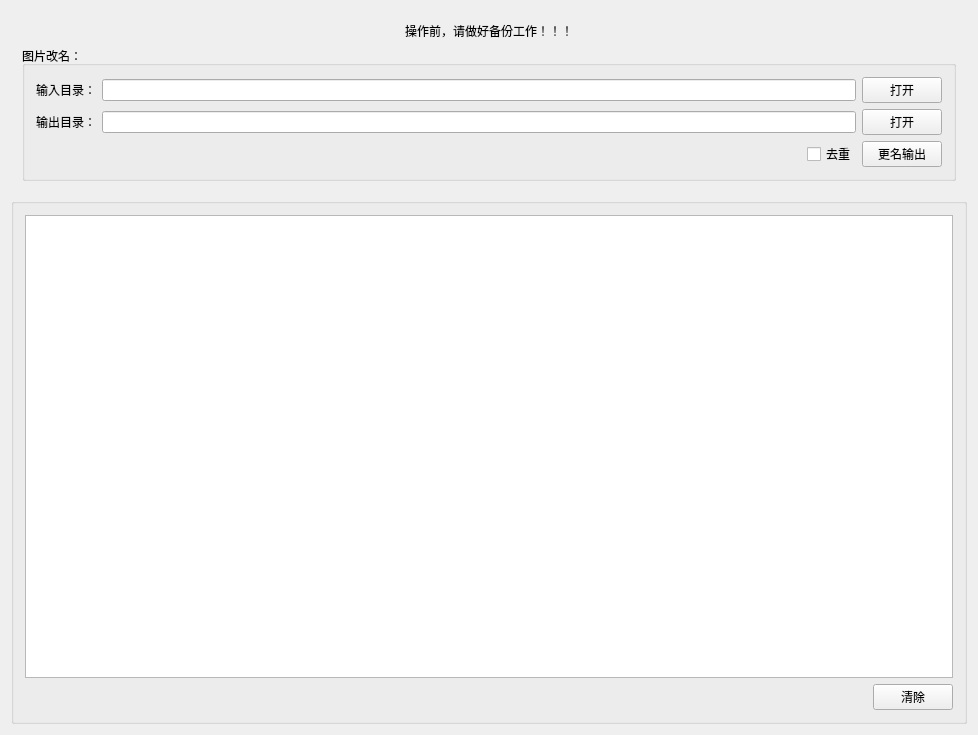
<?xml version="1.0" encoding="UTF-8"?>
<ui version="4.0">
 <class>frmMain</class>
 <widget class="QWidget" name="frmMain">
  <property name="geometry">
   <rect>
    <x>0</x>
    <y>0</y>
    <width>978</width>
    <height>735</height>
   </rect>
  </property>
  <property name="windowTitle">
   <string>图片辅助工具</string>
  </property>
  <layout class="QVBoxLayout" name="verticalLayout_4">
   <item>
    <widget class="QWidget" name="widget" native="true">
     <layout class="QVBoxLayout" name="verticalLayout_2">
      <item>
       <widget class="QLabel" name="label_3">
        <property name="text">
         <string>操作前，请做好备份工作！！！</string>
        </property>
        <property name="alignment">
         <set>Qt::AlignCenter</set>
        </property>
       </widget>
      </item>
      <item>
       <widget class="QGroupBox" name="groupBox">
        <property name="title">
         <string>图片改名：</string>
        </property>
        <layout class="QVBoxLayout" name="verticalLayout">
         <item>
          <layout class="QGridLayout" name="gridLayout">
           <item row="0" column="0">
            <widget class="QLabel" name="label">
             <property name="text">
              <string>输入目录：</string>
             </property>
            </widget>
           </item>
           <item row="0" column="1">
            <widget class="QLineEdit" name="txtSrcPath"/>
           </item>
           <item row="0" column="2">
            <widget class="QPushButton" name="btnOpenDirSrc">
             <property name="text">
              <string>打开</string>
             </property>
            </widget>
           </item>
           <item row="1" column="0">
            <widget class="QLabel" name="label_2">
             <property name="text">
              <string>输出目录：</string>
             </property>
            </widget>
           </item>
           <item row="1" column="1">
            <widget class="QLineEdit" name="txtDstPath"/>
           </item>
           <item row="1" column="2">
            <widget class="QPushButton" name="btnOpenDirDst">
             <property name="text">
              <string>打开</string>
             </property>
            </widget>
           </item>
          </layout>
         </item>
         <item>
          <layout class="QHBoxLayout" name="horizontalLayout">
           <item>
            <spacer name="horizontalSpacer">
             <property name="orientation">
              <enum>Qt::Horizontal</enum>
             </property>
             <property name="sizeHint" stdset="0">
              <size>
               <width>40</width>
               <height>20</height>
              </size>
             </property>
            </spacer>
           </item>
           <item>
            <widget class="QCheckBox" name="checkBox">
             <property name="text">
              <string>去重</string>
             </property>
            </widget>
           </item>
           <item>
            <widget class="QPushButton" name="btnRename">
             <property name="text">
              <string>更名输出</string>
             </property>
            </widget>
           </item>
          </layout>
         </item>
        </layout>
       </widget>
      </item>
     </layout>
    </widget>
   </item>
   <item>
    <widget class="QGroupBox" name="groupBox_2">
     <property name="title">
      <string/>
     </property>
     <layout class="QVBoxLayout" name="verticalLayout_3">
      <item>
       <widget class="QTextEdit" name="txtLog"/>
      </item>
      <item>
       <layout class="QHBoxLayout" name="horizontalLayout_2">
        <item>
         <spacer name="horizontalSpacer_2">
          <property name="orientation">
           <enum>Qt::Horizontal</enum>
          </property>
          <property name="sizeHint" stdset="0">
           <size>
            <width>40</width>
            <height>20</height>
           </size>
          </property>
         </spacer>
        </item>
        <item>
         <widget class="QPushButton" name="btnClear">
          <property name="text">
           <string>清除</string>
          </property>
         </widget>
        </item>
       </layout>
      </item>
     </layout>
    </widget>
   </item>
  </layout>
 </widget>
 <layoutdefault spacing="6" margin="11"/>
 <resources/>
 <connections/>
</ui>
